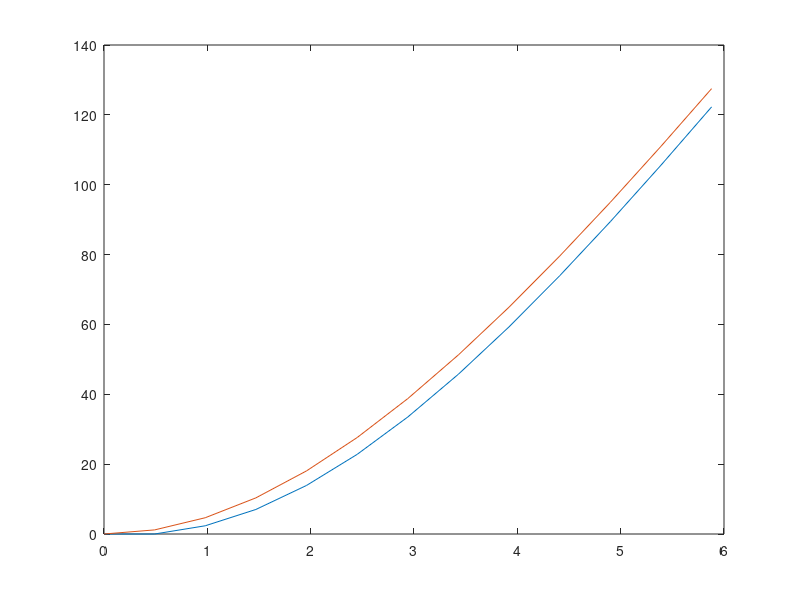

The MATLAB source for this figure:
%======================= Eulz1 ==========================
% The program comutes the velocity and displacement
% of a golf ball falling vertically in air. The equation 
% of motion is integrated using Euler's method
%=========================================================

clear
nu = 1.5e-5 ;  % Kinematical viscosity [m^2/s]
rof = 1.22  ;  % Density of air [kg/m^3]
rol = 1275.0;  % Density of ball [kg/m^3]
d   =  0.041 ; % Diameter of ball [m]
tend = 5.88  ; % Max. time [s]
g = 9.81    ;  % Gravity [N/kg]

% Using Cd = 0.4;
alfa = 7.0e-3;
dt = 0.49;
nsteps = round(tend/dt) + 1;
v = zeros(nsteps,1); t = v; z = v; % allocate space
v(1)= 0.0 ; t(1) = 0.0; z(1) = 0;
%fprintf('       t(s)       v(m/s)        Re \n\n');
for k = 1:nsteps - 1
   t(k+1) = k*dt;
   z(k+1) = z(k) + dt*v(k);
   v(k+1) = v(k) + dt*(g - alfa*v(k)^2);
end
%fprintf(' %10.2f  %10.3f %15.3e \n',t,v,Re);
% Analytical solution 
k1 = sqrt(g/alfa); k2 = sqrt(alfa*g);
za = log(cosh(k2*t))/alfa;
plot(t,z,t,za);
shg
